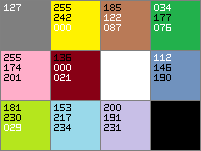
#> input picture pd-detail.bmp, 201 x 151 px; its folder holds only this picture in this run
$ python pixeldetail.py pd-detail.bmp
#> lines starting #> are read from the running program, lines starting #| are printed output that depends on the picture
#! /usr/bin/python3
#
# @(!--#) @(#) pixeldetail.py, version 007, 21-may-2020
#
# create a detailed version of a BMP/PNG/JPG file
#
# uses the Pillow library
#
#   pip install -U Pillow
#

#
# imports
#

import sys
import os
import argparse
from PIL import Image

##################################################################################

DEFAULT_MAGNIFY_WIDE = 48
DEFAULT_MAGNIFY_TALL = 48

MINIMUM_MAGNIFY_WIDE = 23
MINIMUM_MAGNIFY_TALL = 33

PADDING_WIDE = 4
PADDING_TALL = 4
PADDING_NEWLINE = 10

LINE_COLOUR = (128, 128, 128)

ALLOWABLE_FILE_EXTENSIONS = [ 'bmp', 'jpg', 'png' ]

DETAIL_EXTENSION = 'detail'

BACKGROUND = 128

##################################################################################

# [100 lines left out: functions charmap2vectorarray, generatedigits, not called in this run]

##################################################################################

def main():
    global progname

    parser = argparse.ArgumentParser()

    parser.add_argument('--wide',   help='width of detailed pixel box', type=int, default=DEFAULT_MAGNIFY_WIDE)
    parser.add_argument('--tall',   help='height of detailed pixel box', type=int, default=DEFAULT_MAGNIFY_TALL)
    parser.add_argument('filename', help='file name of BMP/PNG file')

    args = parser.parse_args()

    magnify_wide = args.wide

    if magnify_wide < MINIMUM_MAGNIFY_WIDE:
        print('{}: --wide command line argument too small - minimum value is {}'.format(progname, MINIMUM_MAGNIFY_WIDE), file=sys.stderr)
        return 1

    magnify_tall = args.tall

    if magnify_tall < MINIMUM_MAGNIFY_TALL:
        print('{}: --tall command line argument too small - minimum value is {}'.format(progname, MINIMUM_MAGNIFY_TALL), file=sys.stderr)
        return 1

    filename = args.filename

    if len(filename) < 5:
        print('{}: filename "{}" is too short'.format(progname, filename), file=sys.stderr)
        return 1

    fileextension = None
    for ft in ALLOWABLE_FILE_EXTENSIONS:
        if filename.lower().endswith('.' + ft):
            fileextension = ft
            break

    if fileextension == None:
        print('{}: filename "{}" has an unsupported file type'.format(progname, filename), file=sys.stderr)
        return 1

    # read in image
    print('Reading image file "{}"'.format(filename))

    try:
        im = Image.open(filename)
#> im is the input picture: PIL image 201x151 RGB; mean R, G, B 153, 152.1, 120.1
    except FileNotFoundError:
        print('{}: cannot open filename "{}" for reading'.format(progname, filename), file=sys.stderr)
        return 1

    # create new image
    wide = (im.size[0] * (magnify_wide + 1)) + 1
#> wide = 9850
    tall = (im.size[1] * (magnify_tall + 1)) + 1
#> tall = 7400

    print('Creating new image of {} pixels'.format(wide * tall))
#| Creating new image of 72890000 pixels

    detail = Image.new('RGB', (wide , tall), BACKGROUND)
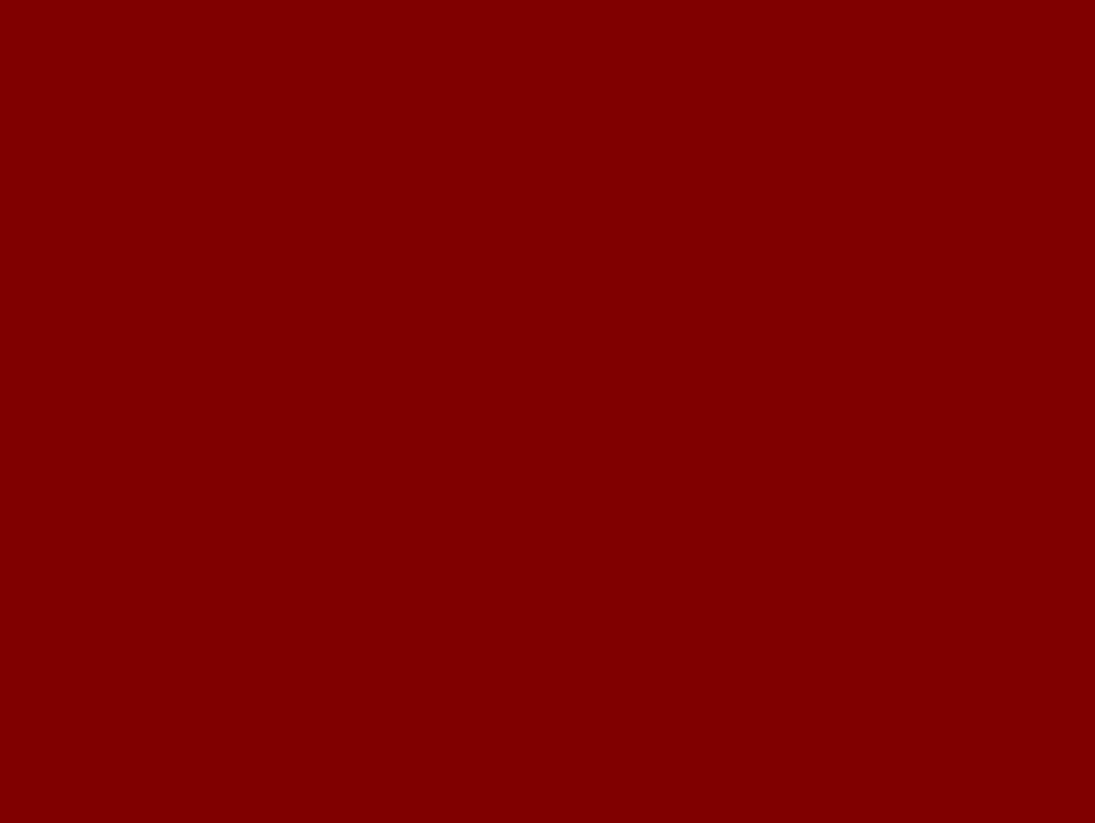
#> detail: PIL image 9850x7400 RGB (shown at 1/9 size); mean R, G, B 128, 0, 0

    # copy the image
    print('Copying pixels to new image')

    for w in range(0, im.size[0]):
        for t in range(0, im.size[1]):
            pixel = im.getpixel((w, t))

            for ww in range(0, magnify_wide):
                for tt in range(0, magnify_tall):
                    detail.putpixel( ( (w * (magnify_wide + 1)) + ww + 1, (t * (magnify_tall + 1)) + tt + 1 ), pixel)

    # draw horizontal lines
    print('Drawing horizontal separator lines')
    for w in range(0, wide):
        for t in range(0, tall + 1, magnify_tall + 1):
            detail.putpixel((w, t), LINE_COLOUR)

    # draw vertical lines
    print('Drawing vertical separator lines')
    for t in range(0, tall):
        for w in range(0, wide + 1, magnify_wide + 1):
            detail.putpixel((w, t), LINE_COLOUR)

    # copy in RGB values
    print('Putting RGB values into each pixel box')

    digits = generatedigits()

    for w in range(0, im.size[0]):
        for t in range(0, im.size[1]):
            pixel = im.getpixel((w, t))

            if ((pixel[0] + pixel[1] + pixel[2]) // 3) < 128:
                textcolour = (255, 255, 255)
            else:
                textcolour = (0, 0, 0)

            if (pixel != (0,0,0)) and (pixel != (255,255,255)):
                pcount = 0

                # if a greyscale colour reduce to one pixel
                if (pixel[0] == pixel[1]) and (pixel[1] == pixel[2]):
                    pixel = [pixel[0]]

                for p in pixel:
                    pstring = '{:03d}'.format(p)

                    wpos = (w * (magnify_wide + 1)) + PADDING_WIDE
                    tpos = (t * (magnify_tall + 1)) + PADDING_TALL + (pcount * PADDING_NEWLINE)

                    for c in pstring:
                        for wt in digits[c]:
                            detail.putpixel((wpos + wt[0], tpos + wt[1]), textcolour)
                        wpos += 6

                    pcount += 1

    im.close()

    detailfilename = filename[:-(len(fileextension)+1)] + '-' + DETAIL_EXTENSION + '.' + fileextension

    # save file
    print('Saving new image to file "{}"'.format(detailfilename))

    detail.save(detailfilename)

    print('Done')

    return 0

##################################################################################

progname = os.path.basename(sys.argv[0])

#> (the run stopped early here; a loop or call above may not have finished)
